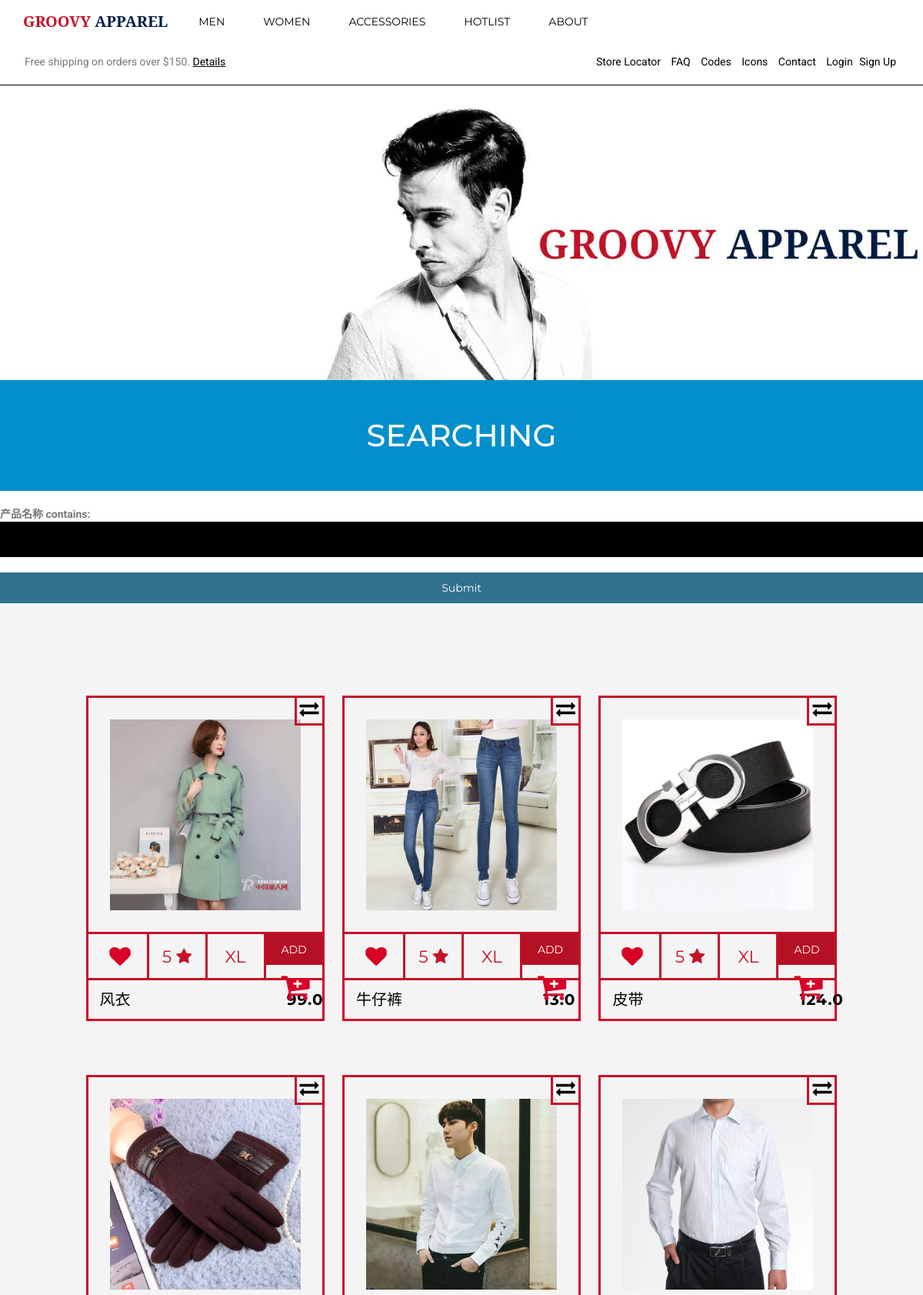
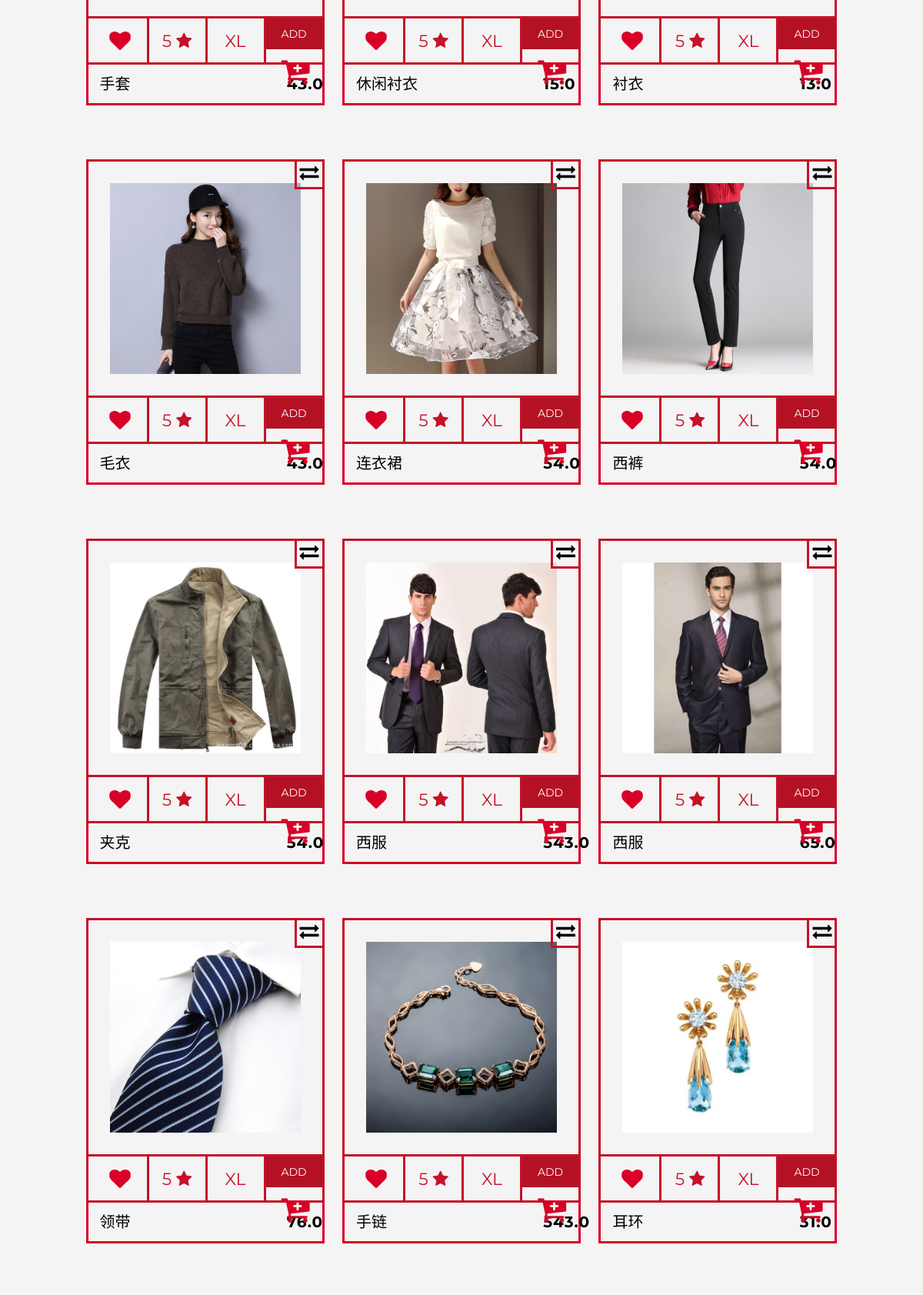
Page /search/search/ (upper part) on the committed database (2 pictures, top to bottom).
### items_detail/models.py (models this page shows, shortened)
class Item(models.Model):
    name = models.CharField(max_length=50, null=False, blank=False, verbose_name='产品名称')
    delivery_time = models.CharField(max_length=20, default='3天', verbose_name='送货时间')
    price = models.FloatField(max_length=20, verbose_name='商品价格')
    ends_time = models.DateTimeField(verbose_name='下架时间')
    desc = models.CharField(max_length=1024, default='本商品占无简介', verbose_name='商品简介')
    color = models.CharField(max_length=10, default='黑色', verbose_name='颜色')
    images = models.ImageField(null=True)
    gender = models.ManyToManyField(Gender)
    type = models.ManyToManyField(Type)
    featured = models.ManyToManyField(Featured)
    class Meta:
        verbose_name = '商品信息'
        verbose_name_plural = verbose_name

### search/views.py (the view)
# urls.py: url(r'^search/', S.as_view(), name='search'),
class S(TemplateView):
    template_name = "bootstrap/searchlist.html"
    def get_context_data(self, **kwargs):
        objects = ProductFilter(self.request.GET, queryset=Item.objects.all())
        kwargs['filter']= objects
        return super().get_context_data(**kwargs)

### templates/bootstrap/searchlist.html (shortened to what this page needs)
<!DOCTYPE html>
<html lang="zxx">
<head>
{% load static %}
	<link rel="stylesheet" href={% static "css/bootstrap.css" %}	type="text/css" media="all">
	<link rel="stylesheet" href={% static "css/style.css" %}		type="text/css" media="all">
 <link rel="stylesheet" href={% static "css/font-awesome.css" %} 		 type="text/css" media="all">
 <link rel="stylesheet" href="fonts/fontawesome-webfont.ttf" type="text/css" media="all">
</head>
<body>
	<div class="agileheader" id="agileheadermens">
		<nav class="navbar navbar-default w3l navbar-fixed-top">
			<div class="container">
				<div class="navbar-header wthree nav_2">
					<a class="navbar-brand agileinfo" href={% url "shopping_index" %}><span>GROOVY</span> APPAREL</a>
				</div>
				<div id="bs-megadropdown-tabs" class="navbar-collapse collapse">
					<ul class="nav navbar-nav">
						<li class="dropdown">
							<a href="mens.html" class="dropdown-toggle w3-agile hyper" data-toggle="dropdown"><span> MEN </span></a>
						</li>
						<li class="dropdown">
							<a href="#" class="dropdown-toggle hyper" data-toggle="dropdown"><span> WOMEN </span></a>
						</li>
						<li class="dropdown">
							<a href="#" class="dropdown-toggle hyper" data-toggle="dropdown"><span> ACCESSORIES </span></a>
						</li>
						<li class="dropdown">
							<a href="#" class="dropdown-toggle hyper" data-toggle="dropdown"><span> HOTLIST </span></a>
						</li>
						<li><a href="about.html">ABOUT</a></li>
					</ul>
				</div>
			</div>
		</nav>
		<div class="agileheader-topbar">
			<div class="container">
				<div class="col-md-6 agileheader-topbar-grid agileheader-topbar-grid1">
					<p>Free shipping on orders over $150. <a href="payment.html">Details</a></p>
				</div>
				<div class="col-md-6 agileheader-topbar-grid agileheader-topbar-grid2">
					<ul>
						<li><a href="stores.html">Store Locator</a></li>
						<li><a href="faq.html">FAQ</a></li>
                        <li><a href="codes.html">Codes</a></li>
						<li><a href="icons.html">Icons</a></li>
						<li><a href="contact.html">Contact</a></li>
                        {% if request.user.is_authenticated %}
                            <li>{{ request.user.username }}
                            已登录</li>
						<li><a href={% url 'user_logout' %}>Logout</a></li>
                        {% else %}
                        <li><a class="popup-with-zoom-anim" href="#small-dialog1">Login</a></li>
                        {% endif %}
						<li><a class="popup-with-zoom-anim" href="#small-dialog2">Sign Up</a></li>
					</ul>
				</div>
				<div class="clearfix"></div>
			</div>
		</div>
		<div class="agileheader-banner w3mensaits">
			<img src={% static "images/mens-banner.jpg" %} alt="Groovy Apparel">
		</div>
	</div>
	<h1 class="w3wthreeheadingaits">SEARCHING</h1><br>
{% block content %}
<form action="" method="get">
        {{ filter.form.as_p }}
        <input type="submit" />
    </form>
	<div class="wthreeproductdisplay">
		<div id="cbp-pgcontainer" class="cbp-pgcontainer">
			<ul class="cbp-pggrid">
                    {% for man in filter.qs %}
					<li class="wthree aits w3l">
					<div class="cbp-pgcontent" id="men-8">
						<span class="cbp-pgrotate"><i class="fa fa-exchange" aria-hidden="true"></i></span>
						<a href={% url "menssingle" man.pk %}>
							<div class="cbp-pgitem a3ls">
								<div class="cbp-pgitem-flip">
									<img src="{{ MEDIA_URL }}{{ man.images }}" alt="Groovy Apparel">
								</div>
							</div>
						<ul class="cbp-pgoptions w3l">
							<li class="cbp-pgoptcompare">
								<input type="checkbox" name="checkboxG8" id="checkboxG8" class="css-checkbox w3"><label for="checkboxG8" class="css-label"></label>
							</li>
							<li class="cbp-pgoptfav">
								<span>5 <i class="fa fa-star" aria-hidden="true"></i></span>
							</li>
							<li class="cbp-pgoptsize agile">
								<span data-size="XL">XL</span>
							</li>
							<li class="cbp-pgoptcart">
								<form action={% url "additems" %} method="post">
                                    <input type="submit" value="ADD" style="background: #b51125">
										<button type="submit" class="w3l-cart pw3l-cart"><i class="fa fa-cart-plus" aria-hidden="true"></i></button>
									</form>
							</li>
						</ul>
					</div>
					<a href={% url "menssingle" man.pk %}>
						<div class="cbp-pginfo w3layouts">
							<h3>{{ man.name }}</h3>
							<span class="cbp-pgprice">{{ man.price }}</span>
						</div>
				</li>
                {% endfor %}
{% endblock %}
			</ul>
		</div>
	</div>
</body>
</html>

### rows in the picture
Item: images (picture), name "风衣", price "99.0"
Item: images (picture), name "牛仔裤", price "13.0"
Item: images (picture), name "皮带", price "124.0"
Item: images (picture), name "手套", price "43.0"
Item: images (picture), name "休闲衬衣", price "15.0"
Item: images (picture), name "衬衣", price "13.0"
Item: images (picture), name "毛衣", price "43.0"
Item: images (picture), name "连衣裙", price "54.0"
Item: images (picture), name "西裤", price "54.0"
Item: images (picture), name "夹克", price "54.0"
Item: images (picture), name "西服", price "543.0"
Item: images (picture), name "西服", price "65.0"
Item: images (picture), name "领带", price "76.0"
Item: images (picture), name "手链", price "543.0"
Item: images (picture), name "耳环", price "31.0"
